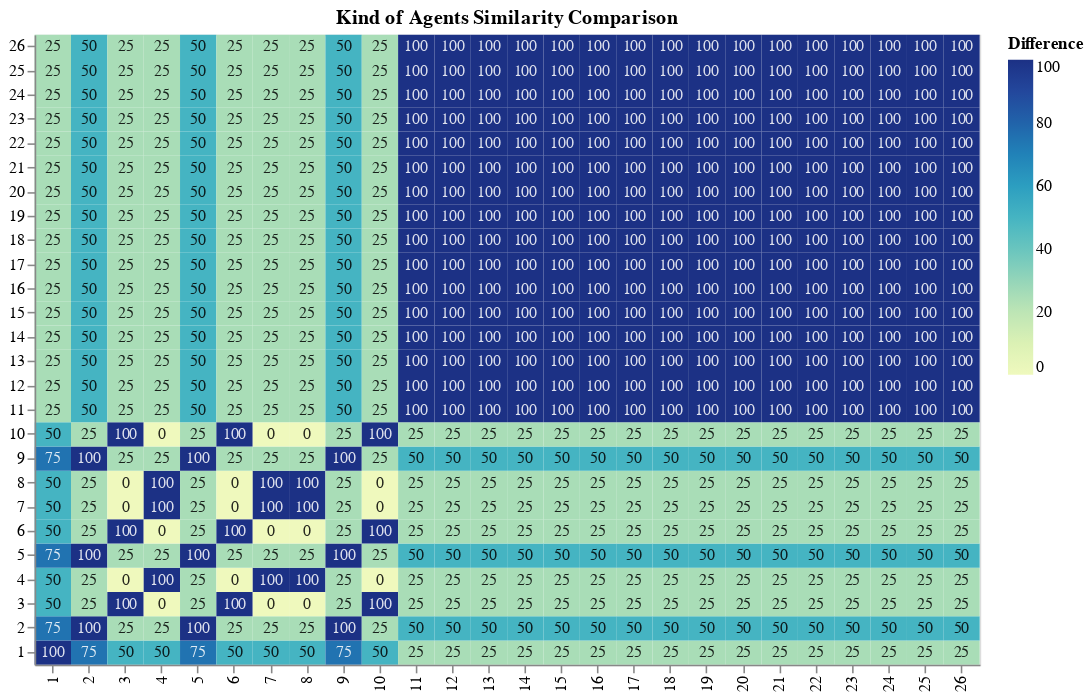

Notebook code cell kept with this figure:
### Code cell
dfplot = pd.DataFrame({'x': dfsimilarity["id_a"].ravel(),
                   'y': dfsimilarity["id_b"].ravel(),
                   'Difference': dfsimilarity["similarity"].ravel()})
#alt.data_transformers.disable_max_rows()
chart = alt.Chart(dfplot).mark_rect().encode(
    x=alt.X('x:O', axis=alt.Axis(title="")),
    y=alt.Y('y:O', axis=alt.Axis(title=""), sort="descending"),
    color='Difference:Q'
).properties(
    title=["Kind of Agents Similarity Comparison"]
)

text = chart.mark_text(baseline='middle').encode(
    text='Difference:Q',
    color=alt.condition(
        alt.datum.Difference < 70,
        alt.value('black'),
        alt.value('white')
    ),
    size=alt.value(10),
    opacity=alt.value(0.85)
)

# Draw the chart
plot = chart.properties(width=CHART_WIDTH, height=CHART_HEIGHT) + text
plot

### Figure 1 — Vega-Lite specification as saved in the notebook (floating-point values rounded to 4 significant figures; data arrays with more than 128 entries replaced by an {"elided": "..."} marker saying what was removed)
{"config": {"view": {"continuousWidth": 400, "continuousHeight": 300}}, "layer": [{"mark": "rect", "encoding": {"color": {"type": "quantitative", "field": "Difference"}, "x": {"type": "ordinal", "axis": {"title": ""}, "field": "x"}, "y": {"type": "ordinal", "axis": {"title": ""}, "field": "y", "sort": "descending"}}, "height": 400, "title": ["Kind of Agents Similarity Comparison"], "width": 600}, {"mark": {"type": "text", "baseline": "middle"}, "encoding": {"color": {"condition": {"value": "black", "test": "(datum.Difference < 70)"}, "value": "white"}, "opacity": {"value": 0.85}, "size": {"value": 10}, "text": {"type": "quantitative", "field": "Difference"}, "x": {"type": "ordinal", "axis": {"title": ""}, "field": "x"}, "y": {"type": "ordinal", "axis": {"title": ""}, "field": "y", "sort": "descending"}}, "title": ["Kind of Agents Similarity Comparison"]}], "data": {"name": "data-2adb74d459b9ccafa05d91890d317a3e"}, "$schema": "https://vega.github.io/schema/vega-lite/v4.8.1.json", "datasets": {"data-2adb74d459b9ccafa05d91890d317a3e": {"elided": "676 records"}}}
